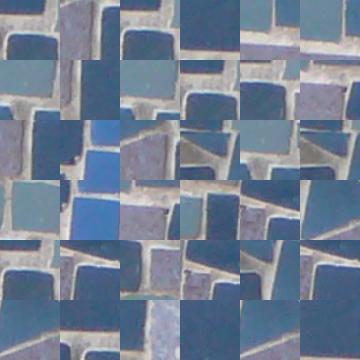
#> input picture assets/quilt_random.jpg, 360 x 360 px
$ python quilt_simple.py --file ../assets/quilt_random.jpg --outsize 100 --patch_size 100
#> lines starting #> are read from the running program, lines starting #| are printed output that depends on the picture
### image_quilting/Quilting.py
from PIL import Image, ImageChops
import random
import numpy as np
from functools import wraps
from time import time


# [10 lines left out: function timeit, not called in this run]


class Quilt:
  def __init__(self, texture_path: str, target_path=None, patch_size=None, output_size=None, alpha=0.5):
#> called with texture_path = '../assets/quilt_random.jpg', patch_size = 100, output_size = 100, alpha = 0.5
    self.texture_image = Image.open(texture_path).convert('RGB')
#> self.texture_image is the input picture: PIL image 360x360 RGB; mean R, G, B 115.5, 129, 147.7
    self.texture_path = texture_path
    if target_path:
      self.target_image = Image.open(target_path)
    self.output_size = (output_size, output_size) if output_size else self.target_image.size
    self.output_image = Image.new('RGB', size=self.output_size)
#> self.output_image: PIL image 100x100 RGB; every value is 0
    self.patch_size = patch_size if patch_size else 50
    self.overlap = int(self.patch_size / 3)
    self.full_length = self.patch_size + self.overlap * 2
    self.ALPHA = alpha

  # [79 lines left out: functions get_random_texture_patch, patch_difference, find_path_matrix, find_mask, get_seam_merged, not called in this run]

  def save_output(self):
    self.output_image.save(self.texture_path[:-4] + '_' + str(random.randrange(0, 1000)))

### image_quilting/quilt_simple.py
import argparse
import random
from image_quilting.Quilting import Quilt


class QuiltSimple(Quilt):
  def __init__(self, sample: str, outsize: int, patch_size: int):
    Quilt.__init__(self, texture_path=sample, output_size=outsize, patch_size=patch_size)
    self.patch_size = patch_size

  def select_patch(self, region1=None, region2=None):
    smallest_diff = -1
    smallest_point = None
    count = 0
    while count < 1000:
      count += 1
      random_i = random.randrange(self.overlap, self.texture_image.size[0] - self.patch_size)
      random_j = random.randrange(self.overlap, self.texture_image.size[1] - self.patch_size)
      random_region1 = self.texture_image.crop(
        (random_i - self.overlap, random_j - self.overlap, self.patch_size + random_i, random_j)
      )
      random_region2 = self.texture_image.crop(
        (random_i - self.overlap, random_j, random_i, random_j + self.patch_size)
      )
      if region1 is None and region2 is None:
        smallest_point = (random_i, random_j)
        break
      elif region1 is None:
        difference_sum = self.patch_difference(random_region2, region2)
      elif region2 is None:
        difference_sum = self.patch_difference(random_region1, region1)
      else:
        difference_sum = self.patch_difference(random_region1, region1) + self.patch_difference(random_region2, region2)
      if smallest_diff < 0 or difference_sum < smallest_diff:
        smallest_diff = difference_sum
        smallest_point = (random_i, random_j)
    return self.texture_image.crop(
      (smallest_point[0], smallest_point[1], smallest_point[0] + self.patch_size, smallest_point[1] + self.patch_size)
    )

  def quilt_simple(self):
    for j in range(0, self.output_size[0], self.patch_size):
      for i in range(0, self.output_size[0], self.patch_size):
        region_up = None if j == 0 else self.output_image.crop(
          (i - self.overlap, j - self.overlap, i + self.patch_size, j))
        region_left = None if i == 0 else self.output_image.crop((i - self.overlap, j, i, j + self.patch_size))
        texture_region = self.select_patch(
          region_up, region_left,
        )
        self.output_image.paste(texture_region, (i, j, i + self.patch_size, j + self.patch_size))
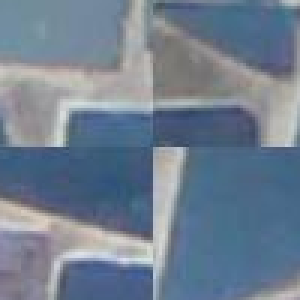
#> self.output_image: PIL image 100x100 RGB (shown 3 times larger); mean R, G, B 111.9, 126.9, 144.4
    return self.output_image


if __name__ == '__main__':
  parser = argparse.ArgumentParser(description="quilt random function")
  parser.add_argument('-f', '--file', required=True, type=str, help='path to texture image')
  parser.add_argument('-o', '--outsize', required=True, type=int, help='output size')
  parser.add_argument('-p', '--patch_size', required=True, type=int, help='patch size')
  args = vars(parser.parse_args())
  quilt_simple = QuiltSimple(args['file'], args['outsize'], args['patch_size'])
  result = quilt_simple.quilt_simple()
  result.show()

$ run again, on assets/quilt_simple.jpg
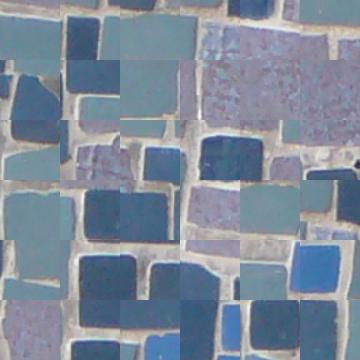
#> input picture assets/quilt_simple.jpg, 360 x 360 px
#> in __init__, self.texture_image is the input picture: PIL image 360x360 RGB; mean R, G, B 126.7, 138.5, 154.4
#> after the loop in quilt_simple, `for j in range(0, self.output_size[0], self.patch_size):`:
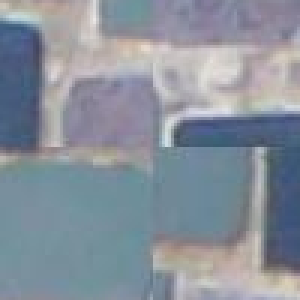
#> self.output_image: PIL image 100x100 RGB (shown 3 times larger); mean R, G, B 136.2, 144.8, 155.8
